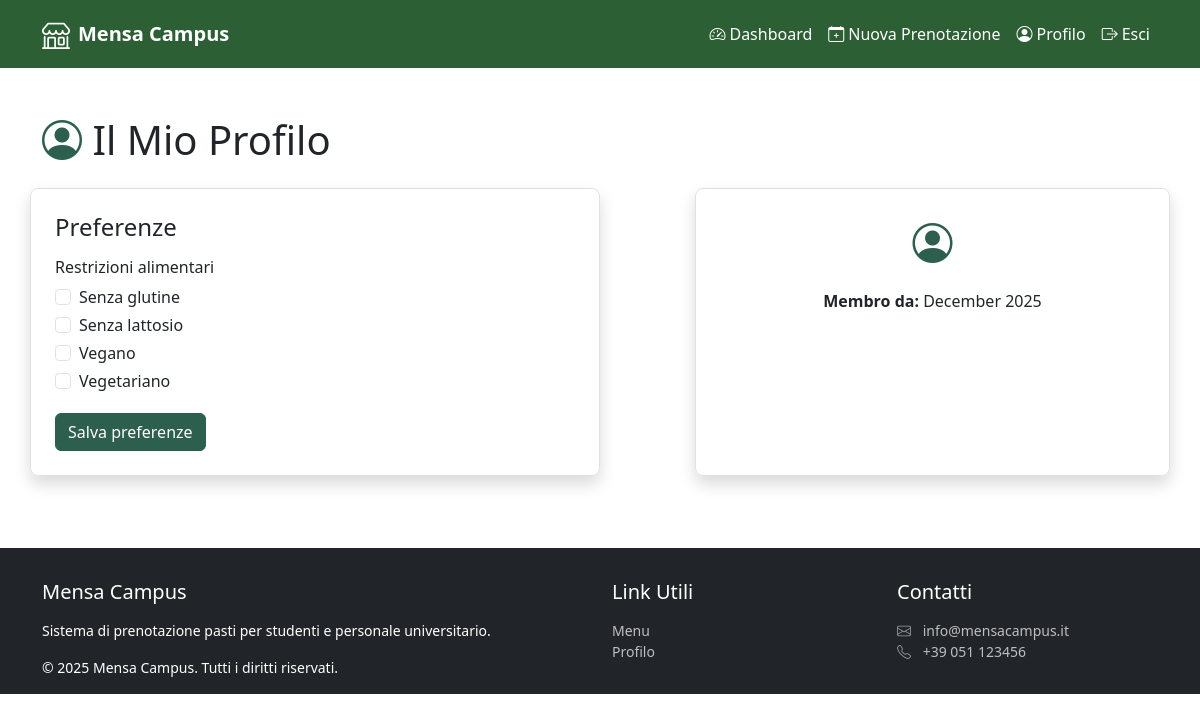
Screenshot of /user-profile.php with the database file from the repository.
### tables this page shows
CREATE TABLE dietary_specifications (
    dietary_spec_id INT NOT NULL AUTO_INCREMENT,
    dietary_spec_name VARCHAR(50) NOT NULL,
    PRIMARY KEY (dietary_spec_id)
);

### user-profile.php (called while the page is built, shortened)
<?php
require_once 'bootstrap.php';
$templateParams["titolo"] = "Mensa Campus - Profilo Utente";
$templateParams["user_id"] = $_SESSION["user_id"];
$templateParams["nav_items"] = array(
    getNewNavItem("Dashboard", "user-dashboard.php", "bi bi-speedometer2"),
    getNewNavItem("Nuova Prenotazione", "user-booking.php", "bi bi-calendar-plus me-1"),
    getNewNavItem("Profilo", "user-profile.php", "bi bi-person-circle"),
    getNewNavItem("Esci", "#", "bi bi-box-arrow-right me-1")
);
$templateParams["link_utili"][] = array(
    "name" => "Menu",
    "link" => "menu.php",
);
$templateParams["link_utili"][] = array(
    "name" => "Profilo",
    "link" => "user-profile.php",
);
$templateParams["content"] = "template/content-user-profile.php";
$templateParams["dietary_specs"] = $dbh->getDietarySpecifications();
$templateParams["user_selected_spec_ids"] = $dbh->getUserDietarySpecIds($templateParams["user_id"]);
$templateParams["user"] = $dbh->getUserById($templateParams["user_id"]);
require 'template/base-user.php';
?>

### utils/functions.php (called while the page is built, shortened)
<?php
    function getNewNavItem($name, $link, $iconClass) {
        return array(
            "name" => $name,
            "link" => $link,
            "iconClass" => $iconClass
        );
    }
?>

### db/database.php (called while the page is built, shortened)
<?php
class DatabaseHelper {
    private $db;
    public function __construct($servername, $username, $password, $dbname, $port) {
        $this->db = new mysqli($servername, $username, $password, $dbname, $port);
        $this->db->set_charset('utf8mb4');
    }
    public function getDietarySpecifications() {
        $sql = "SELECT dietary_spec_id, dietary_spec_name FROM dietary_specifications ORDER BY dietary_spec_name";
        $result = $this->db->query($sql);
        $specs = [];
        if ($result) {
            while ($row = $result->fetch_assoc()) {
                $specs[] = $row;
            }
        }
        return $specs;
    }
    public function getUserDietarySpecIds($userId) {
        $sql = "SELECT dietary_spec_id FROM user_specifications WHERE user_id = ?";
        $stmt = $this->db->prepare($sql);
        $stmt->bind_param("i", $userId);
        $stmt->execute();
        $res = $stmt->get_result();
        $ids = [];
        return $ids;
    }
    public function getUserById($userId) {
        $sql = "SELECT * FROM users WHERE user_id = ?";
        $stmt = $this->db->prepare($sql);
        $stmt->bind_param("i", $userId);
        $stmt->execute();
        $res = $stmt->get_result();
        $user = $res->fetch_array(MYSQLI_ASSOC);;
        return $user;
    }
}
?>

### bootstrap.php (called while the page is built, shortened)
<?php
require_once("db/database.php");
require_once("utils/functions.php");
$dbh = new DatabaseHelper("localhost", "root", "", "cafeteria", 3306);
?>

### template/content-user-profile.php (the view, shortened to what this page needs)
<main class="container my-5">
    <h1 class="mb-4"><i class="bi bi-person-circle"></i> Il Mio Profilo</h1>
    <div class="row">
        <?php
            $selectedIds = $templateParams["user_selected_spec_ids"] ?? [];
        ?>
        <section class="col-md-6 order-2 order-md-1 border rounded-3 shadow p-4 mb-4"
                aria-labelledby="prefs-title">
        <h2 id="prefs-title" class="h4 mb-3">Preferenze</h2>
        <form action="user-profile.php" method="POST" class="mt-3" novalidate>
            <fieldset class="mb-3">
                <legend class="h6 mb-2">Restrizioni alimentari</legend>
                <?php foreach ($templateParams["dietary_specs"] as $spec): ?>
                    <?php
                    $id = (int)$spec["dietary_spec_id"];
                    $name = $spec["dietary_spec_name"];
                    $checked = in_array($id, $selectedIds, true) ? "checked" : "";
                    ?>
                    <div class="form-check mb-1">
                    <input
                        class="form-check-input"
                        type="checkbox"
                        id="diet_<?php echo $id; ?>"
                        name="preferenze[]"
                        value="<?php echo $id; ?>"
                        <?php echo $checked; ?>
                    >
                    <label class="form-check-label" for="diet_<?php echo $id; ?>">
                        <?php echo $name; ?>
                    </label>
                    </div>
                <?php endforeach; ?>
            </fieldset>
            <button type="submit" class="btn btn-dark">
            <span>Salva preferenze</span>
            </button>
        </form>
        </section>
        <aside class="col-md-5 order-1 order-md-2 border rounded-3 shadow p-4 mb-4 offset-md-1"
                aria-labelledby="profilo-utente">
            <div class="text-center">
            <i class="bi bi-person-circle fs-1"></i>
            <p>
                <b>Membro da:</b>
                <?php
                    $regDate = new DateTime($templateParams["user"]["registration_date"]);
                    echo $regDate->format('F Y');
                ?>
            </p>
            </div>
        </aside>
    </div>
</main>

### css/style.css (style rules this page uses)
form button[type="submit"], a.btn:first-child, aside a.btn:first-child, aside section a.btn:first-of-type { background-color: #2C5F4E; border-color: #2C5F4E; }
main i.bi { color: #2C5F4E; }
body > main > form > fieldset > div > i, body > main > h1 > i, body > main > div > aside > div > i { color: #2C5F34; }

### rows the page displays
dietary_specifications: dietary_spec_name "Senza glutine"
dietary_specifications: dietary_spec_name "Senza lattosio"
dietary_specifications: dietary_spec_name "Vegano"
dietary_specifications: dietary_spec_name "Vegetariano"

### other values shown
$nav_item["name"] "Dashboard"
$nav_item["name"] "Nuova Prenotazione"
$nav_item["name"] "Profilo"
$nav_item["name"] "Esci"
$regDate->format('F Y') "December 2025"
$link["name"] "Menu"
$link["name"] "Profilo"
